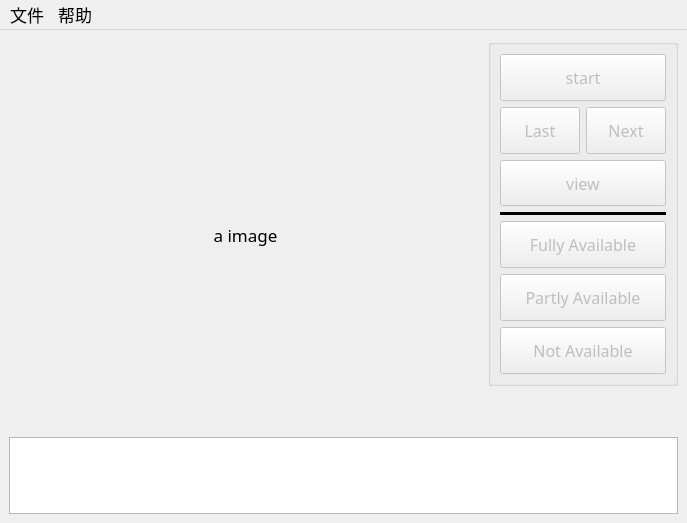
<?xml version="1.0" encoding="UTF-8"?>
<ui version="4.0">
 <class>MainWindow</class>
 <widget class="QMainWindow" name="MainWindow">
  <property name="geometry">
   <rect>
    <x>0</x>
    <y>0</y>
    <width>687</width>
    <height>523</height>
   </rect>
  </property>
  <property name="font">
   <font>
    <family>华文楷体</family>
    <pointsize>13</pointsize>
   </font>
  </property>
  <property name="windowTitle">
   <string>MainWindow</string>
  </property>
  <widget class="QWidget" name="centralwidget">
   <property name="sizePolicy">
    <sizepolicy hsizetype="Expanding" vsizetype="Preferred">
     <horstretch>0</horstretch>
     <verstretch>0</verstretch>
    </sizepolicy>
   </property>
   <layout class="QGridLayout" name="gridLayout_2" rowstretch="9,1,2" columnstretch="6,1">
    <item row="1" column="1">
     <widget class="QLabel" name="label">
      <property name="text">
       <string/>
      </property>
     </widget>
    </item>
    <item row="0" column="1">
     <widget class="QGroupBox" name="groupBox">
      <property name="sizePolicy">
       <sizepolicy hsizetype="Preferred" vsizetype="Preferred">
        <horstretch>0</horstretch>
        <verstretch>0</verstretch>
       </sizepolicy>
      </property>
      <property name="minimumSize">
       <size>
        <width>0</width>
        <height>0</height>
       </size>
      </property>
      <property name="title">
       <string/>
      </property>
      <property name="alignment">
       <set>Qt::AlignBottom|Qt::AlignHCenter</set>
      </property>
      <layout class="QGridLayout" name="gridLayout">
       <item row="1" column="0">
        <widget class="QPushButton" name="last_btn">
         <property name="enabled">
          <bool>false</bool>
         </property>
         <property name="sizePolicy">
          <sizepolicy hsizetype="Minimum" vsizetype="Minimum">
           <horstretch>0</horstretch>
           <verstretch>0</verstretch>
          </sizepolicy>
         </property>
         <property name="font">
          <font>
           <family>Corbel</family>
           <pointsize>12</pointsize>
          </font>
         </property>
         <property name="text">
          <string>Last</string>
         </property>
         <property name="checkable">
          <bool>false</bool>
         </property>
         <property name="checked">
          <bool>false</bool>
         </property>
         <property name="autoDefault">
          <bool>false</bool>
         </property>
         <property name="default">
          <bool>false</bool>
         </property>
        </widget>
       </item>
       <item row="5" column="0" colspan="2">
        <widget class="QPushButton" name="full_ava_btn">
         <property name="enabled">
          <bool>false</bool>
         </property>
         <property name="sizePolicy">
          <sizepolicy hsizetype="Minimum" vsizetype="Minimum">
           <horstretch>0</horstretch>
           <verstretch>0</verstretch>
          </sizepolicy>
         </property>
         <property name="minimumSize">
          <size>
           <width>0</width>
           <height>0</height>
          </size>
         </property>
         <property name="maximumSize">
          <size>
           <width>10000</width>
           <height>10000</height>
          </size>
         </property>
         <property name="sizeIncrement">
          <size>
           <width>0</width>
           <height>0</height>
          </size>
         </property>
         <property name="baseSize">
          <size>
           <width>0</width>
           <height>0</height>
          </size>
         </property>
         <property name="font">
          <font>
           <family>Corbel</family>
           <pointsize>12</pointsize>
          </font>
         </property>
         <property name="text">
          <string>Fully Available</string>
         </property>
         <property name="iconSize">
          <size>
           <width>16</width>
           <height>22</height>
          </size>
         </property>
         <property name="checkable">
          <bool>false</bool>
         </property>
         <property name="checked">
          <bool>false</bool>
         </property>
         <property name="autoDefault">
          <bool>false</bool>
         </property>
         <property name="default">
          <bool>false</bool>
         </property>
         <property name="flat">
          <bool>false</bool>
         </property>
        </widget>
       </item>
       <item row="0" column="0" colspan="2">
        <widget class="QPushButton" name="start_btn">
         <property name="enabled">
          <bool>false</bool>
         </property>
         <property name="sizePolicy">
          <sizepolicy hsizetype="Preferred" vsizetype="Preferred">
           <horstretch>0</horstretch>
           <verstretch>0</verstretch>
          </sizepolicy>
         </property>
         <property name="font">
          <font>
           <family>Corbel</family>
           <pointsize>12</pointsize>
          </font>
         </property>
         <property name="text">
          <string>start</string>
         </property>
        </widget>
       </item>
       <item row="3" column="0" colspan="2">
        <widget class="Line" name="line">
         <property name="font">
          <font>
           <pointsize>18</pointsize>
          </font>
         </property>
         <property name="frameShadow">
          <enum>QFrame::Plain</enum>
         </property>
         <property name="lineWidth">
          <number>4</number>
         </property>
         <property name="midLineWidth">
          <number>6</number>
         </property>
         <property name="orientation">
          <enum>Qt::Horizontal</enum>
         </property>
        </widget>
       </item>
       <item row="1" column="1">
        <widget class="QPushButton" name="next_btn">
         <property name="enabled">
          <bool>false</bool>
         </property>
         <property name="sizePolicy">
          <sizepolicy hsizetype="Minimum" vsizetype="Preferred">
           <horstretch>0</horstretch>
           <verstretch>0</verstretch>
          </sizepolicy>
         </property>
         <property name="font">
          <font>
           <family>Corbel</family>
           <pointsize>12</pointsize>
          </font>
         </property>
         <property name="text">
          <string>Next</string>
         </property>
         <property name="checkable">
          <bool>false</bool>
         </property>
         <property name="checked">
          <bool>false</bool>
         </property>
        </widget>
       </item>
       <item row="2" column="0" colspan="2">
        <widget class="QPushButton" name="view_btn">
         <property name="enabled">
          <bool>false</bool>
         </property>
         <property name="sizePolicy">
          <sizepolicy hsizetype="Preferred" vsizetype="Preferred">
           <horstretch>0</horstretch>
           <verstretch>0</verstretch>
          </sizepolicy>
         </property>
         <property name="font">
          <font>
           <family>Corbel</family>
           <pointsize>12</pointsize>
          </font>
         </property>
         <property name="text">
          <string>view</string>
         </property>
         <property name="checkable">
          <bool>false</bool>
         </property>
         <property name="checked">
          <bool>false</bool>
         </property>
        </widget>
       </item>
       <item row="6" column="0" colspan="2">
        <widget class="QPushButton" name="part_ava_btn">
         <property name="enabled">
          <bool>false</bool>
         </property>
         <property name="sizePolicy">
          <sizepolicy hsizetype="Minimum" vsizetype="Minimum">
           <horstretch>0</horstretch>
           <verstretch>0</verstretch>
          </sizepolicy>
         </property>
         <property name="minimumSize">
          <size>
           <width>0</width>
           <height>0</height>
          </size>
         </property>
         <property name="maximumSize">
          <size>
           <width>10000</width>
           <height>10000</height>
          </size>
         </property>
         <property name="sizeIncrement">
          <size>
           <width>0</width>
           <height>0</height>
          </size>
         </property>
         <property name="baseSize">
          <size>
           <width>0</width>
           <height>0</height>
          </size>
         </property>
         <property name="font">
          <font>
           <family>Corbel</family>
           <pointsize>12</pointsize>
          </font>
         </property>
         <property name="text">
          <string>Partly Available</string>
         </property>
         <property name="iconSize">
          <size>
           <width>16</width>
           <height>22</height>
          </size>
         </property>
         <property name="checkable">
          <bool>false</bool>
         </property>
         <property name="checked">
          <bool>false</bool>
         </property>
         <property name="autoDefault">
          <bool>false</bool>
         </property>
         <property name="default">
          <bool>false</bool>
         </property>
         <property name="flat">
          <bool>false</bool>
         </property>
        </widget>
       </item>
       <item row="7" column="0" colspan="2">
        <widget class="QPushButton" name="not_ava_btn">
         <property name="enabled">
          <bool>false</bool>
         </property>
         <property name="sizePolicy">
          <sizepolicy hsizetype="Minimum" vsizetype="Minimum">
           <horstretch>0</horstretch>
           <verstretch>0</verstretch>
          </sizepolicy>
         </property>
         <property name="minimumSize">
          <size>
           <width>0</width>
           <height>0</height>
          </size>
         </property>
         <property name="maximumSize">
          <size>
           <width>10000</width>
           <height>10000</height>
          </size>
         </property>
         <property name="sizeIncrement">
          <size>
           <width>0</width>
           <height>0</height>
          </size>
         </property>
         <property name="baseSize">
          <size>
           <width>0</width>
           <height>0</height>
          </size>
         </property>
         <property name="font">
          <font>
           <family>Corbel</family>
           <pointsize>12</pointsize>
          </font>
         </property>
         <property name="text">
          <string>Not Available</string>
         </property>
         <property name="iconSize">
          <size>
           <width>16</width>
           <height>22</height>
          </size>
         </property>
         <property name="checkable">
          <bool>false</bool>
         </property>
         <property name="checked">
          <bool>false</bool>
         </property>
         <property name="autoDefault">
          <bool>false</bool>
         </property>
         <property name="default">
          <bool>false</bool>
         </property>
         <property name="flat">
          <bool>false</bool>
         </property>
        </widget>
       </item>
      </layout>
     </widget>
    </item>
    <item row="0" column="0" rowspan="2">
     <widget class="QLabel" name="imgbox">
      <property name="sizePolicy">
       <sizepolicy hsizetype="Preferred" vsizetype="Preferred">
        <horstretch>0</horstretch>
        <verstretch>0</verstretch>
       </sizepolicy>
      </property>
      <property name="minimumSize">
       <size>
        <width>0</width>
        <height>0</height>
       </size>
      </property>
      <property name="maximumSize">
       <size>
        <width>16777215</width>
        <height>16777215</height>
       </size>
      </property>
      <property name="frameShape">
       <enum>QFrame::NoFrame</enum>
      </property>
      <property name="frameShadow">
       <enum>QFrame::Plain</enum>
      </property>
      <property name="text">
       <string>a image</string>
      </property>
      <property name="textFormat">
       <enum>Qt::AutoText</enum>
      </property>
      <property name="scaledContents">
       <bool>false</bool>
      </property>
      <property name="alignment">
       <set>Qt::AlignCenter</set>
      </property>
     </widget>
    </item>
    <item row="2" column="0" colspan="2">
     <widget class="QTextBrowser" name="LogBrowser">
      <property name="sizePolicy">
       <sizepolicy hsizetype="Preferred" vsizetype="Preferred">
        <horstretch>0</horstretch>
        <verstretch>0</verstretch>
       </sizepolicy>
      </property>
     </widget>
    </item>
   </layout>
  </widget>
  <widget class="QMenuBar" name="menubar">
   <property name="geometry">
    <rect>
     <x>0</x>
     <y>0</y>
     <width>687</width>
     <height>22</height>
    </rect>
   </property>
   <widget class="QMenu" name="menu">
    <property name="title">
     <string>文件</string>
    </property>
    <addaction name="actionopenfile"/>
    <addaction name="actionopenfolder"/>
   </widget>
   <widget class="QMenu" name="menu_2">
    <property name="title">
     <string>帮助</string>
    </property>
   </widget>
   <addaction name="menu"/>
   <addaction name="menu_2"/>
  </widget>
  <action name="actionopenfile">
   <property name="text">
    <string>打开文件</string>
   </property>
  </action>
  <action name="actionopenfolder">
   <property name="text">
    <string>打开文件夹</string>
   </property>
  </action>
 </widget>
 <resources/>
 <connections/>
</ui>
